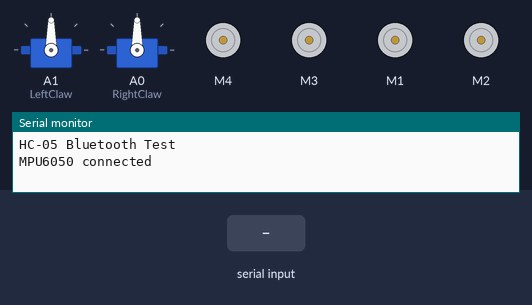
The sketch below on a simulated Arduino Uno, built with avr-gcc and run on an emulated ATmega328P. Shown: 2 × servo, 4 × DC motor (green arrow = forward, orange = backward, longer = faster), the last lines printed to the serial monitor. The test bench sets the inputs (shaded band).

Above: at 1.2 s.
1.3 s: "C" received over the second serial link
At 2.0 s:
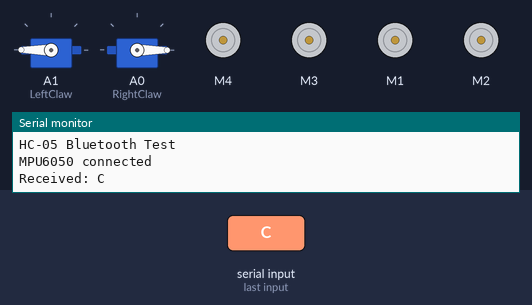
4.3 s: "W" received over the second serial link
At 5.1 s:
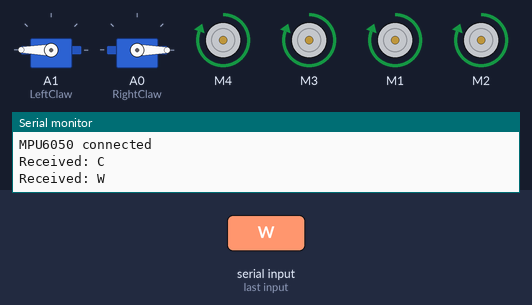
5.8 s: "S" received over the second serial link
At 6.2 s:
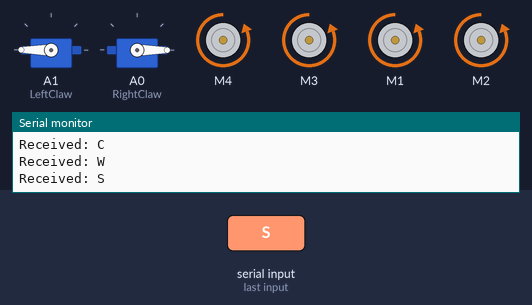
7.3 s: "A" received over the second serial link
At 8.5 s:
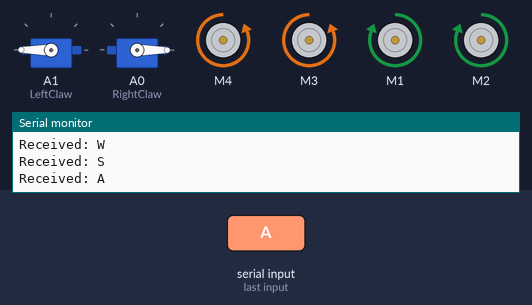
8.8 s: "D" received over the second serial link
At 9.7 s:
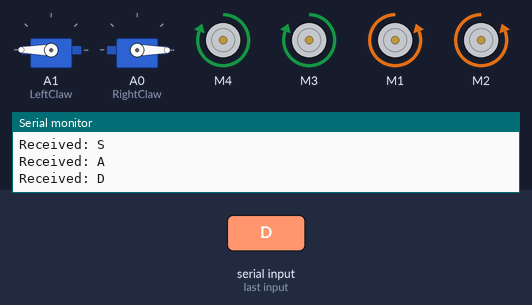
10.3 s: "G" received over the second serial link
At 12.3 s:
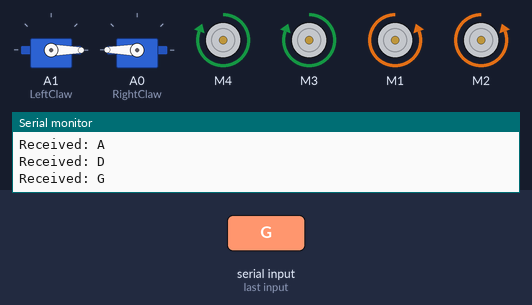
Timing chart, 0 to 13.8 s (numbered marks = the images above; inputs shaded):
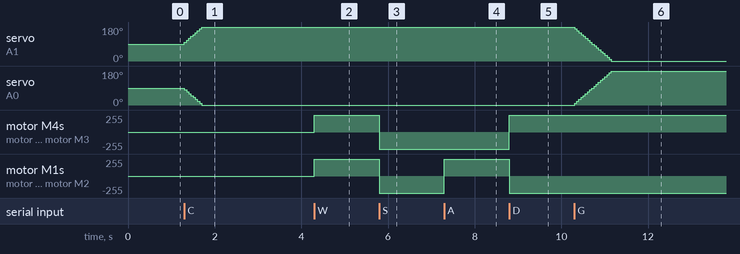

Measured:
- after the input at 1.3 s, servo on A1 (LeftClaw): moves from 90° to 180° over 0.40 s, starting at once; servo on A0 (RightClaw): moves from 90° to 0° over 0.40 s, starting at once
- after the input at 4.3 s, motor M4, motor M3, motor M1, motor M2: stopped → forward 255/255 at once
- after the input at 5.8 s, motor M4, motor M3, motor M1, motor M2: forward 255/255 → backward 255/255 at once
- after the input at 7.3 s, motor M1, motor M2: backward 255/255 → forward 255/255 at once
- after the input at 8.8 s, motor M4, motor M3: backward 255/255 → forward 255/255 at once; motor M1, motor M2: forward 255/255 → backward 255/255 at once
- after the input at 10.3 s, servo on A1 (LeftClaw): moves from 180° to 0° over 0.85 s, starting at once; servo on A0 (RightClaw): moves from 0° to 180° over 0.85 s, starting at once

The sketch:

robot.ino.ino
```cpp
#include <AFMotor.h>
#include <Wire.h>
#include <MPU6050.h>
#include <SoftwareSerial.h>
#include <Servo.h>

MPU6050 mpu;
SoftwareSerial BTSerial(9, 10);  // Adjust if you're using other pins
AF_DCMotor BLmotor(4);
AF_DCMotor TLmotor(3);
AF_DCMotor BRmotor(1);
AF_DCMotor TRmotor(2);
Servo LeftClaw;
Servo RightClaw;
int speed = 255;
int leftClawAngle = 90;
int rightClawAngle = 90;
char lastCommand = 'X'; // Track last received command
unsigned long lastClawUpdate = 0;
bool slowspeed = false;
const int clawSpeed = 10; // Degrees to change per update

void setup() {
  Serial.begin(9600);
  BTSerial.begin(9600);  // Make sure this matches your Bluetooth baud rate
  Wire.begin();
  mpu.initialize();
  LeftClaw.attach(A1);
  RightClaw.attach(A0);

  moveServo(1, leftClawAngle);
  moveServo(2, rightClawAngle);

  Serial.println("HC-05 Bluetooth Test");
  BTSerial.println("Hello from Arduino!");

  if (mpu.testConnection()) {
    Serial.println("MPU6050 connected");
  } else {
    Serial.println("MPU6050 connection failed");
  }
  StopMotors();
}

void MoveForward() {
  BLmotor.setSpeed(speed);
  TLmotor.setSpeed(speed);
  BRmotor.setSpeed(speed);
  TRmotor.setSpeed(speed);
  BLmotor.run(FORWARD);
  TLmotor.run(FORWARD);
  BRmotor.run(FORWARD);
  TRmotor.run(FORWARD);
}

void MoveBackward() {
  BLmotor.setSpeed(speed);
  TLmotor.setSpeed(speed);
  BRmotor.setSpeed(speed);
  TRmotor.setSpeed(speed);
  BLmotor.run(BACKWARD);
  TLmotor.run(BACKWARD);
  BRmotor.run(BACKWARD);
  TRmotor.run(BACKWARD);
}

void TurnLeft() {
  BLmotor.setSpeed(speed);
  TLmotor.setSpeed(speed);
  BRmotor.setSpeed(speed);
  TRmotor.setSpeed(speed);
  BLmotor.run(BACKWARD);
  TLmotor.run(BACKWARD);
  BRmotor.run(FORWARD);
  TRmotor.run(FORWARD);
}

void TurnRight() {
  BLmotor.setSpeed(speed);
  TLmotor.setSpeed(speed);
  BRmotor.setSpeed(speed);
  TRmotor.setSpeed(speed);
  BLmotor.run(FORWARD);
  TLmotor.run(FORWARD);
  BRmotor.run(BACKWARD);
  TRmotor.run(BACKWARD);
}

void StopMotors() {
  BLmotor.run(RELEASE);
  TLmotor.run(RELEASE);
  BRmotor.run(RELEASE);
  TRmotor.run(RELEASE);
}

void moveServo(int servoNum, int angle) {
  angle = constrain(angle, 0, 180);

  if (servoNum == 1) {
    LeftClaw.write(angle);
    leftClawAngle = angle;
  } else if (servoNum == 2) {
    RightClaw.write(angle);
    rightClawAngle = angle;
  }
}

void loop() {
  char command = 'X';

  if (BTSerial.available()) {
    command = BTSerial.read();
    Serial.print("Received: ");
    Serial.println(command);

    // Handle immediate commands (movement and stop)
    if (command != lastCommand || command == 'X') {
      if (command == 'W') MoveForward();
      else if (command == 'S') MoveBackward();
      else if (command == 'A') TurnLeft();
      else if (command == 'D') TurnRight();
      else if (command == 'X') StopMotors();
      else if (command == 'K') {
        if (slowspeed == true) {
          speed = 255;
          slowspeed = false;
        }
        else if (slowspeed == false) {
          speed = speed * 0.55;
          slowspeed = true;
        }
      }

      lastCommand = command;
    }
  } else {
    command = lastCommand; // Keep using the last command if no new one
  }

  // Handle continuous claw movement (every 50ms)
  unsigned long currentTime = millis();
  if (currentTime - lastClawUpdate >= 50) {
    lastClawUpdate = currentTime;

    // Close claw gradually
    if (command == 'C') {
      // Increase angle for left claw (closing)
      if (leftClawAngle < 180) {
        leftClawAngle += clawSpeed;
        moveServo(1, leftClawAngle);
      }

      // Decrease angle for right claw (closing)
      if (rightClawAngle > 0) {
        rightClawAngle -= clawSpeed;
        moveServo(2, rightClawAngle);
      }
    }
    // Open claw gradually
    else if (command == 'G') {
      // Decrease angle for left claw (opening)
      if (leftClawAngle > 0) {
        leftClawAngle -= clawSpeed;
        moveServo(1, leftClawAngle);
      }

      // Increase angle for right claw (opening)
      if (rightClawAngle < 180) {
        rightClawAngle += clawSpeed;
        moveServo(2, rightClawAngle);
      }
    }
  }
}
```
